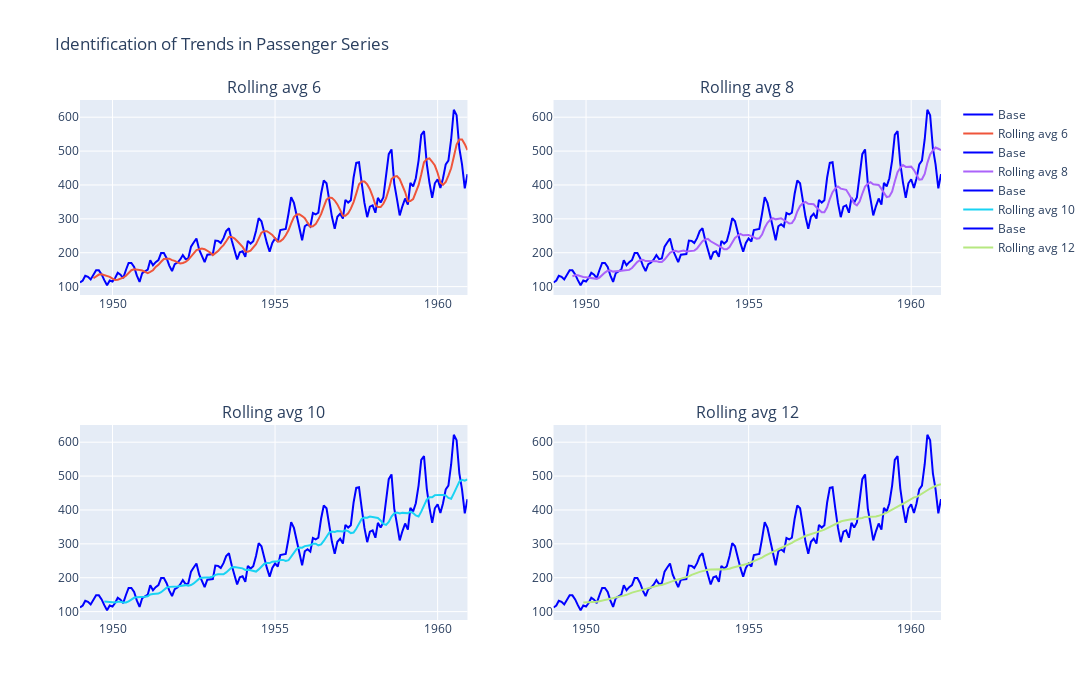

The notebook cell saved with this chart:
### Code cell
import plotly.graph_objects as go
from plotly.subplots import make_subplots

fig = make_subplots(rows=2, cols=2, subplot_titles=("Rolling avg 6", "Rolling avg 8", "Rolling avg 10", "Rolling avg 12"))

fig.add_trace(go.Scatter(x=df.index, y=df.passengers,name="Base",line=dict(color='blue')),
              row=1, col=1)
fig.add_trace(go.Scatter(x=df.index, y=df.pass_6,name="Rolling avg 6"),
              row=1, col=1)


fig.add_trace(go.Scatter(x=df.index, y=df.passengers,name="Base",line=dict(color='blue')),
              row=1, col=2)
fig.add_trace(go.Scatter(x=df.index, y=df.pass_8,name="Rolling avg 8"),
              row=1, col=2)

fig.add_trace(go.Scatter(x=df.index, y=df.passengers,name="Base",line=dict(color='blue')),
              row=2, col=1)
fig.add_trace(go.Scatter(x=df.index, y=df.pass_10,name="Rolling avg 10"),
              row=2, col=1)

fig.add_trace(go.Scatter(x=df.index, y=df.passengers,name="Base",line=dict(color='blue')),
              row=2, col=2)
fig.add_trace(go.Scatter(x=df.index, y=df.pass_12,name="Rolling avg 12"),
              row=2, col=2)

fig.update_layout(height=700, width=1200,
                  title_text="Identification of Trends in Passenger Series")

fig.show()

### Figure 1 — Plotly figure (JSON) as saved in the notebook; plotly's stock layout.template omitted (floating-point values rounded to 4 significant figures; data arrays with more than 128 entries replaced by an {"elided": "..."} marker saying what was removed)
{"data": [{"line": {"color": "blue"}, "name": "Base", "type": "scatter", "x": {"elided": "144 str values"}, "xaxis": "x", "y": {"elided": "144 int values"}, "yaxis": "y"}, {"name": "Rolling avg 6", "type": "scatter", "visible": true, "x": {"elided": "144 str values"}, "xaxis": "x", "y": {"elided": "144 float values"}, "yaxis": "y"}, {"line": {"color": "blue"}, "name": "Base", "type": "scatter", "x": {"elided": "144 str values"}, "xaxis": "x2", "y": {"elided": "144 int values"}, "yaxis": "y2"}, {"name": "Rolling avg 8", "type": "scatter", "x": {"elided": "144 str values"}, "xaxis": "x2", "y": {"elided": "144 float values"}, "yaxis": "y2"}, {"line": {"color": "blue"}, "name": "Base", "type": "scatter", "x": {"elided": "144 str values"}, "xaxis": "x3", "y": {"elided": "144 int values"}, "yaxis": "y3"}, {"name": "Rolling avg 10", "type": "scatter", "x": {"elided": "144 str values"}, "xaxis": "x3", "y": {"elided": "144 float values"}, "yaxis": "y3"}, {"line": {"color": "blue"}, "name": "Base", "type": "scatter", "x": {"elided": "144 str values"}, "xaxis": "x4", "y": {"elided": "144 int values"}, "yaxis": "y4"}, {"name": "Rolling avg 12", "type": "scatter", "x": {"elided": "144 str values"}, "xaxis": "x4", "y": {"elided": "144 float values"}, "yaxis": "y4"}], "layout": {"annotations": [{"font": {"size": 16}, "showarrow": false, "text": "Rolling avg 6", "x": 0.225, "xanchor": "center", "xref": "paper", "y": 1, "yanchor": "bottom", "yref": "paper"}, {"font": {"size": 16}, "showarrow": false, "text": "Rolling avg 8", "x": 0.775, "xanchor": "center", "xref": "paper", "y": 1, "yanchor": "bottom", "yref": "paper"}, {"font": {"size": 16}, "showarrow": false, "text": "Rolling avg 10", "x": 0.225, "xanchor": "center", "xref": "paper", "y": 0.375, "yanchor": "bottom", "yref": "paper"}, {"font": {"size": 16}, "showarrow": false, "text": "Rolling avg 12", "x": 0.775, "xanchor": "center", "xref": "paper", "y": 0.375, "yanchor": "bottom", "yref": "paper"}], "height": 700, "title": {"text": "Identification of Trends in Passenger Series"}, "width": 1200, "xaxis": {"anchor": "y", "autorange": true, "domain": [0, 0.45], "range": ["1949-01-01", "1960-12-01"], "type": "date"}, "xaxis2": {"anchor": "y2", "autorange": true, "domain": [0.55, 1], "range": ["1949-01-01", "1960-12-01"], "type": "date"}, "xaxis3": {"anchor": "y3", "autorange": true, "domain": [0, 0.45], "range": ["1949-01-01", "1960-12-01"], "type": "date"}, "xaxis4": {"anchor": "y4", "autorange": true, "domain": [0.55, 1], "range": ["1949-01-01", "1960-12-01"], "type": "date"}, "yaxis": {"anchor": "x", "autorange": true, "domain": [0.625, 1], "range": [75.22, 650.8], "type": "linear"}, "yaxis2": {"anchor": "x2", "autorange": true, "domain": [0.625, 1], "range": [75.22, 650.8], "type": "linear"}, "yaxis3": {"anchor": "x3", "autorange": true, "domain": [0, 0.375], "range": [75.22, 650.8], "type": "linear"}, "yaxis4": {"anchor": "x4", "autorange": true, "domain": [0, 0.375], "range": [75.22, 650.8], "type": "linear"}}}
